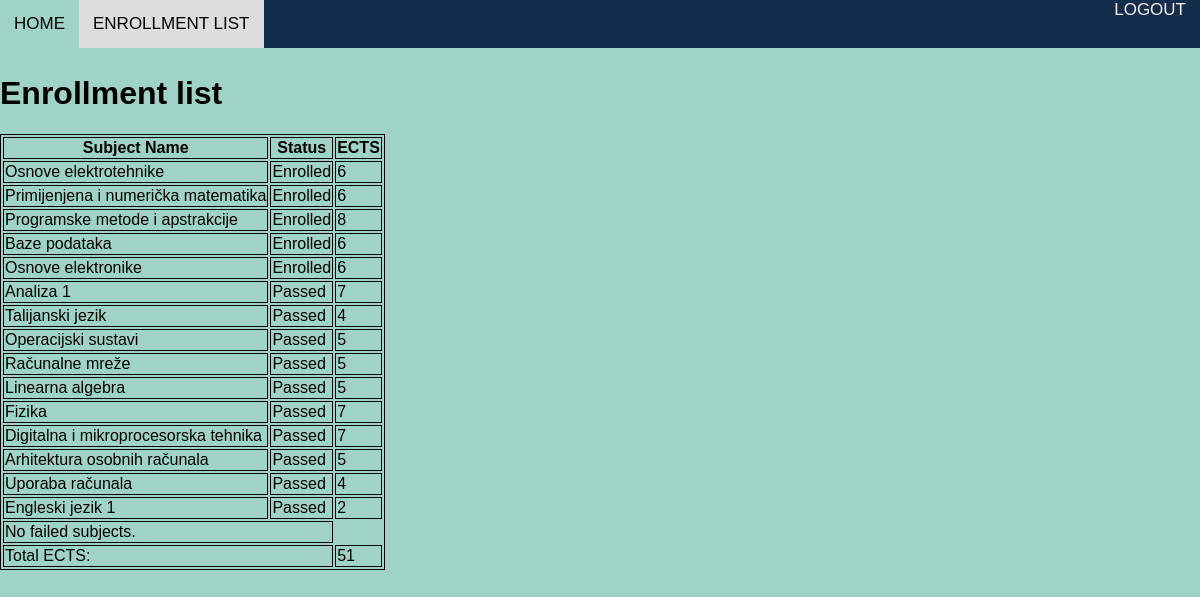
/upisni_list/ (signed in), run on the app's committed database.
### EnrollmentApp/models.py (models this page shows, shortened)
class Predmeti(models.Model):
    IZBORNI = (('da', 'da'), ('ne', 'ne'))
    name = models.CharField(max_length=50)
    kod = models.CharField(max_length=10)
    program = models.TextField(max_length=50,null=False)
    ects = models.IntegerField(null=False)
    sem_red = models.IntegerField(null=False)
    sem_izv = models.IntegerField(null=False)
    izborni = models.CharField(max_length=10, choices=IZBORNI)
    nositelj = models.ForeignKey(Korisnici, on_delete=models.SET_NULL, null=True, default=None)

### EnrollmentApp/views.py (the view)
# urls.py: path('upisni_list/', views.upisni_list, name='upisni_list'),
@login_required
@user_passes_test(check_student)
def upisni_list(request):
    student = request.user
    enrolled_subjects = Predmeti.objects.filter(studentenrollment__student=student, studentenrollment__status=StudentEnrollment.StatusChoices.ENROLLED.value)
    passed_subjects = Predmeti.objects.filter(studentenrollment__student=student, studentenrollment__status=StudentEnrollment.StatusChoices.PASSED.value)
    failed_subjects = Predmeti.objects.filter(studentenrollment__student=student, studentenrollment__status=StudentEnrollment.StatusChoices.FAILED.value)
    passed_ects_total = passed_subjects.aggregate(total_ects=Sum('ects')).get('total_ects') or 0
    context = {
        'enrolled_subjects': enrolled_subjects,
        'passed_subjects': passed_subjects,
        'failed_subjects': failed_subjects,
        'passed_ects_total': passed_ects_total
    }
    return render(request, 'upisni_list.html', context)

### EnrollmentApp/views.py (called while the page is built)
def check_student(user):
     return user.role == 'student'

### EnrollmentApp/templates/upisni_list.html (shortened to what this page needs)
{% load static %}
<!DOCTYPE html>
<html>
<head>
    <link rel="stylesheet" type="text/css" href="{% static 'css/style.css' %}">
</head>
<body>
    <nav>
        <div class="nav-left">
          <a href="{% url 'success' %}" >HOME</a>
          <a href="{% url 'upisni_list' %}" class="current" >ENROLLMENT LIST</a>
        </div>
        <div class="nav-right">
          <a href="{% url 'logout' %}" class="logout">LOGOUT</a>
        </div>
    </nav>
    <br>
    <br>
    <br>
    <h1>Enrollment list</h1>
    <table>
        <tr>
            <th>Subject Name</th>
            <th>Status</th>
            <th>ECTS</th>
        </tr>
        {% for subject in enrolled_subjects %}
            <tr>
                <td>{{ subject.name }}</td>
                <td>Enrolled</td>
                <td> {{ subject.ects }}</td>
            </tr>
        {% empty %}
            <tr>
                <td colspan="2">No enrolled subjects.</td>
            </tr>
        {% endfor %}
        {% for subject in passed_subjects %}
            <tr>
                <td>{{ subject.name }}</td>
                <td>Passed</td>
                <td> {{ subject.ects }}</td>
            </tr>
        {% empty %}
            <tr>
                <td colspan="2">No passed subjects.</td>
            </tr>
        {% endfor %}
        {% for subject in failed_subjects %}
            <tr>
                <td>{{ subject.name }}</td>
                <td>Failed</td>
                <td> {{ subject.ects }}</td>
            </tr>
        {% empty %}
            <tr>
                <td colspan="2">No failed subjects.</td>
            </tr>
        {% endfor %}
        <tr>
            <td colspan="2">Total ECTS:</td>
            <td>{{ passed_ects_total }}</td>
        </tr>
    </table>
</body>
</html>

### static/css/style.css (style rules this page uses)
body { font-family: Arial, sans-serif; background-color: #9fd3c7; margin: 0px; padding: 0px; }
nav { position: fixed; overflow: hidden; top: 0; width: 100%; display: flex; flex-wrap: wrap; background-color: #142d4c; color: rgb(245, 239, 238); z-index: 100; }
.nav-left { display: flex; }
.nav-right { margin-left: auto; }
nav a { text-align: center; padding: 14px; text-decoration: none; font-size: 17px; overflow: hidden; color: rgb(245, 239, 238); }
.current { background-color: #ddd; color: black; }

### EnrollmentApp/templates/upisni_list.html (style rules this page uses)
table, th, tr, td { border: 1px solid }

### data on the page
Predmeti: name "Osnove elektrotehnike", ects "6"
Predmeti: name "Primijenjena i numerička matematika", ects "6"
Predmeti: name "Programske metode i apstrakcije", ects "8"
Predmeti: name "Baze podataka", ects "6"
Predmeti: name "Osnove elektronike", ects "6"
Predmeti: name "Analiza 1", ects "7"
Predmeti: name "Talijanski jezik", ects "4"
Predmeti: name "Operacijski sustavi", ects "5"
Predmeti: name "Računalne mreže", ects "5"
Predmeti: name "Linearna algebra", ects "5"
Predmeti: name "Fizika", ects "7"
Predmeti: name "Digitalna i mikroprocesorska tehnika", ects "7"
Predmeti: name "Arhitektura osobnih računala", ects "5"
Predmeti: name "Uporaba računala", ects "4"
Predmeti: name "Engleski jezik 1", ects "2"

### other printed values
{{ passed_ects_total }} "51"
